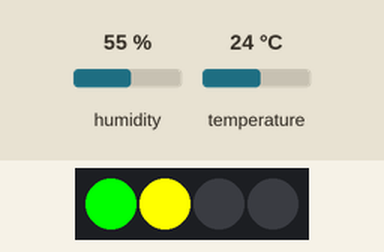
Recording of a sketch running on a simulated ESP8266 (NodeMCU). Shown: 4 RGB LEDs in strip order, left to right. The test bench sets the inputs (shaded band); at power-on: humidity 55 %, temperature 24 °C. WiFi joins after 1.5 s; servers stay silent unless stated.

Above: at 3.4 s.
3.5 s: humidity set to 53 %
7.0 s: humidity set to 50 %
At 9.3 s:
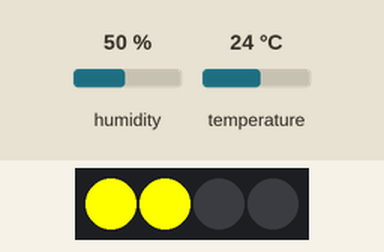
10.3 s: temperature set to 12 °C
At 12.8 s:
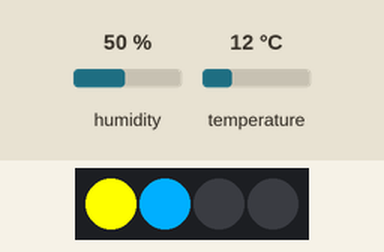
13.3 s: temperature set to 28 °C
At 15.1 s:
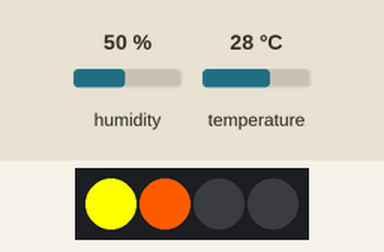
16.3 s: humidity set to 36 %
19.0 s: humidity set to 33 %
At 22.0 s:
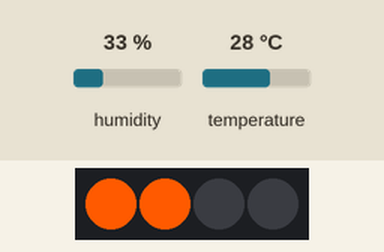
Timing chart, 0 to 23.3 s (numbered marks = the images above; inputs shaded):
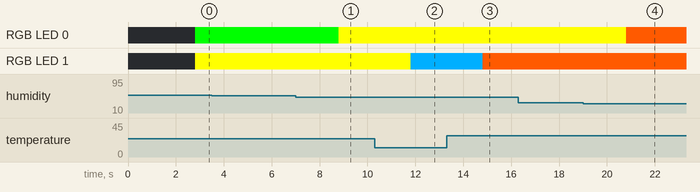

The sketch:

thermo.ino
```cpp
// (licence header left out)
/* Comment this out to disable prints and save space */
#define BLYNK_PRINT Serial


#include <ESP8266WiFi.h>
#include <BlynkSimpleEsp8266.h>
#include <DHT.h>
#include <Adafruit_NeoPixel.h>

// You should get Auth Token in the Blynk App.
// Go to the Project Settings (nut icon).
char auth[] = "";
int currentColor = 9999; //(Numbers correspond to chart. See below.)
// Your WiFi credentials.
// Set password to "" for open networks.
char ssid[] = "";
char pass[] = "";

#define DHTPIN 14          // What digital pin we're connected to

// Uncomment whatever type you're using!
//#define DHTTYPE DHT11     // DHT 11
#define DHTTYPE DHT22   // DHT 22, AM2302, AM2321
//#define DHTTYPE DHT21   // DHT 21, AM2301

DHT dht(DHTPIN, DHTTYPE);
BlynkTimer timer;


#define PIN 4
#define NUMB_PIXEL 4
#define LED_HUMDIDITY  0
#define LED_TEMPERATURE  1
int cRed[3] = {255,0,0};
int cOrange[3] = {255,90,0};
int cYellow[3] = {255,255,0};
int cGreen[3] = {0,255,0};
int cBlue[3] = {0,175,255};
int cPurple[3] = {255,0,255};
int cWhite[3] = {255,255,255};


Adafruit_NeoPixel strip = Adafruit_NeoPixel(NUMB_PIXEL, PIN, NEO_GRB + NEO_KHZ800);

void  setColors(int pixelIndex, int r , int g, int b ){
        strip.setPixelColor(pixelIndex,strip.Color(r, g, b ));

 }

void setHumidity(int pixelIndex, int humidity)
{

    if (humidity <= 0 || humidity <= 17)
  {
    setColors(pixelIndex, cRed[0], cRed[1], cRed[2]);
  }
  else if (humidity <= 18 || humidity <= 34)
  {
    setColors(pixelIndex, cOrange[0], cOrange[1], cOrange[2]);
  }
  else if (humidity <= 35 || humidity <= 51)
  {
    setColors(pixelIndex, cYellow[0], cYellow[1], cYellow[2]);
  }
  else if (humidity <= 58 || humidity <= 68)
  {
    setColors(pixelIndex, cGreen[0], cGreen[1], cGreen[2]);
  }
  else if (humidity <= 69 || humidity <= 85)
  {
    setColors(pixelIndex, cBlue[0], cBlue[1], cBlue[2]);
  }
  else
  {
    //humidity <=86 && humidity <= 100 :
    setColors(pixelIndex, cPurple[0], cPurple[1], cRed[2]);
  }
}
void setTemp(int pixelIndex, int temp)
{

    if (temp <= -10 || temp <= 0)
  {
    setColors(pixelIndex, cWhite[0], cWhite[1], cWhite[2]);

  }
   else if (temp <= 1 || temp <=18)
  {
    setColors(pixelIndex, cBlue[0], cBlue[1], cBlue[2]);
  }
  else if (temp <= 19 || temp <= 21)
  {
    setColors(pixelIndex, cGreen[0], cGreen[1], cGreen[2]);
  }
  else if (temp <= 22 || temp <= 25)
  {
     setColors(pixelIndex, cYellow[0], cYellow[1], cYellow[2]);
  } else if (temp <= 26 || temp <= 28)
  {
     setColors(pixelIndex, cOrange[0], cOrange[1], cOrange[2]);
  } else if (temp <= 29 || temp <= 40)
  {
     setColors(pixelIndex, cRed[0], cRed[1], cRed[2]);
  }

 }


// This function sends Arduino's up time every second to Virtual Pin (5).
// In the app, Widget's reading frequency should be set to PUSH. This means
// that you define how often to send data to Blynk App.
void sendSensor()
{
        float h = dht.readHumidity();
        float t = dht.readTemperature(); // or dht.readTemperature(true) for Fahrenheit


        if (isnan(h) || isnan(t)) {
                Serial.println("Failed to read from DHT sensor!");
                return;
        }
        setHumidity(LED_HUMDIDITY, round(h));
        setTemp(LED_TEMPERATURE, round(t));
        strip.show();
        // You can send any value at any time.
        // Please don't send more that 10 values per second.
        Blynk.virtualWrite(V5, h);
        Blynk.virtualWrite(V6, t);
}

void setup()
{
        // Debug console
        Serial.begin(9600);

        Blynk.begin(auth, ssid, pass);

        dht.begin();
        strip.begin();
        strip.show();
        // Setup a function to be called every second
        timer.setInterval(1000L, sendSensor);

}

void loop()
{
        strip.clear();
        Blynk.run();
        timer.run();
}
```

Measured:
- the behaviour switches between 52 and 51 % on humidity (found by bisection; images 0 and 1)
- the behaviour switches between 35 and 34 % on humidity (found by bisection; images 3 and 4)
- after the input at 3.5 s, every drawn part: stays the same
- after the input at 7.0 s, RGB LED 0: RGB(0, 255, 0) → RGB(255, 255, 0) after 1.8 s
- after the input at 10.3 s, RGB LED 1: RGB(255, 255, 0) → RGB(0, 175, 255) after 1.5 s
- after the input at 13.3 s, RGB LED 1: RGB(0, 175, 255) → RGB(255, 90, 0) after 1.5 s
- after the input at 16.3 s, every drawn part: stays the same
- after the input at 19.0 s, RGB LED 0: RGB(255, 255, 0) → RGB(255, 90, 0) after 1.8 s
